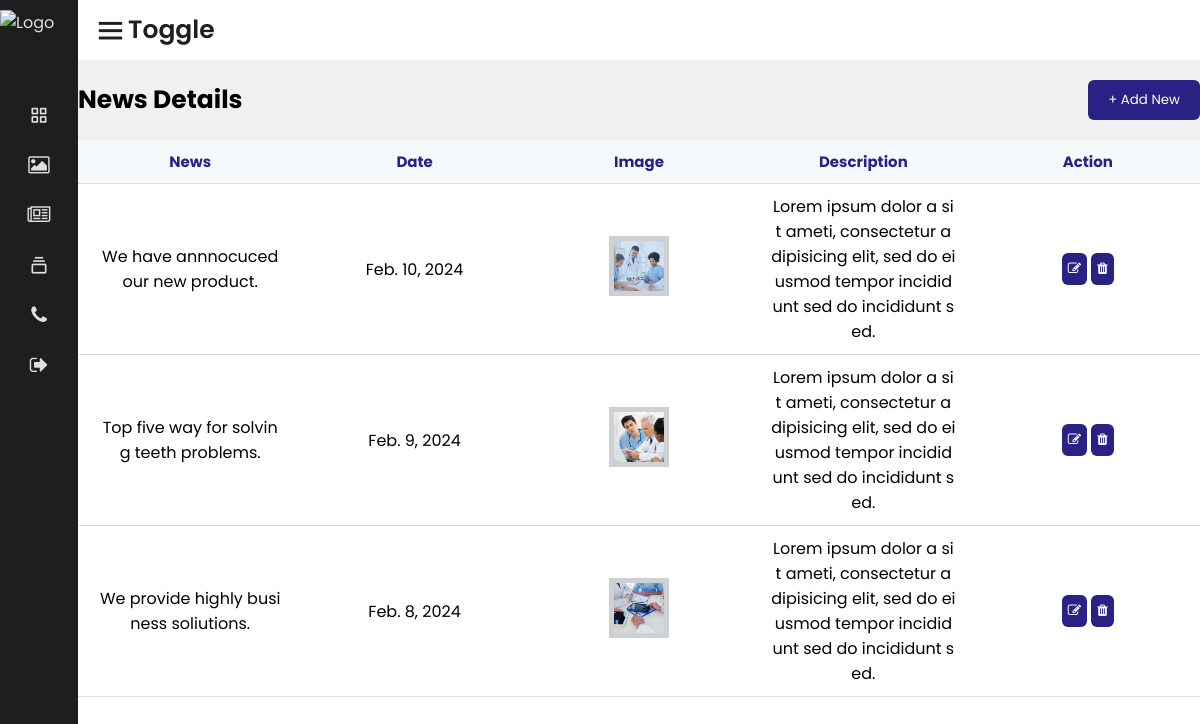
Screenshot of /admin_news_view (signed in) with the database file from the repository.
### projectapp/models.py (models this page shows, shortened)
class NewsModel(models.Model):
    news_heading = models.CharField(max_length=100)
    description = models.CharField(max_length=500)
    date = models.DateField()
    image = models.ImageField(upload_to='images/')

### projectapp/views.py (the view)
# urls.py: path('admin_news_view',views.admin_news_view,name='admin_news_view'),
@login_required(login_url='user_login')
def admin_news_view(request):
    news = NewsModel.objects.all()
    return render(request, 'admin_news_view.html', {'news': news})

### projectapp/templates/admin_news_view.html (shortened to what this page needs)
<!DOCTYPE html>
<html lang="en">
{% load static %}
<head>
    <link href='https://unpkg.com/boxicons@2.1.2/css/boxicons.min.css' rel='stylesheet'>
    <link rel="stylesheet" href="{% static 'css/font-awesome.min.css' %}">
    <link rel="stylesheet" href="{% static 'asset/css/style.css' %}">
    <link rel="stylesheet" href="{% static 'assets/css/style.css' %}">
</head>
<body>
    <div class="sidebar close">
        <a href="#" class="logo-box">
           <img src="" class="img-fluid" width="60" height="40" alt="Logo">
        </a>
        <ul class="sidebar-list">
            <li>
                <div class="title">
                    <a href="admin_dashboard" class="link">
                        <i class='bx bx-grid-alt'></i>
                    </a>
                </div>
            </li>
            <li class="dropdown">
                <div class="title">
                    <a href="#" class="link">
                        <i class="fa fa-picture-o" aria-hidden="true"></i>
                    </a>
                </div>
            </li>
            <li>
                <div class="title">
                    <a href="admin_news_view" class="link">
                        <i class="fa fa-newspaper-o" aria-hidden="true"></i>
                    </a>
                </div>
            </li>
            <li class="dropdown">
                <div class="title">
                    <a href="admin_appointment_view" class="link">
                        <i class='bx bx-collection'></i>
                    </a>
                </div>
            </li>
            <li>
                <div class="title">
                    <a href="admin_contact_view" class="link">
                        <i class="fa fa-phone" aria-hidden="true"></i>
                    </a>
                </div>
            </li>
            <li>
                <div class="title">
                    <a href="logout_user" class="link">
                        <i class="fa fa-sign-out" aria-hidden="true"></i>
                    </a>
                </div>
            </li>
        </ul>
    </div>
    <section class="home">
        <div class="toggle-sidebar">
            <i class='bx bx-menu'></i>
            <div class="text">Toggle</div>
        </div>
            <div class="table-1">
                <div class="table-header">
                    <p><b>News Details</b></p>
                    <a href="admin_add_news"><button class="add_new">+ Add New</button></a>
                </div>
                <div class="table-section">
                    <table>
                        <thead>
                            <tr>
                                <th>News</th>
                                <th>Date</th>
                                <th>Image</th>
                                <th>Description</th>
                                <th>Action</th>
                            </tr>
                        </thead>
                        <tbody>
                        {% for newses in news %}
                            <tr>
                                <td>{{newses.news_heading}}</td>
                                <td>{{newses.date}}</td>
                                <td><img src="{{newses.image.url}}"></td>
                                <td>{{newses.description}}</td>
                                <td>
                                    <a href="{% url 'admin_update_news' newses.id  %}"><button><i class="fa fa-pencil-square-o" aria-hidden="true"></i> </button></a>
                                    <a href="{% url 'admin_delete_news' newses.id  %}"><button><i class="fa fa-trash" aria-hidden="true"></i></button></a>
                                </td>
                            </tr>
                        {% endfor %}
                        </tbody>
                    </table>
                </div>
            </div>
    </section>
</body>
</html>

### projectapp/static/asset/css/style.css (style rules this page uses)
* { font-family: 'Poppins', sans-serif; margin: 0; padding: 0; box-sizing: border-box; list-style: none; text-decoration: none; }
:root { --color_Blue: #3f93f1; --color_Dark1: #1e1e1e; --color_Dark2: #252527; --color_Light1: #dfdfdf; --color_Light2: #c4c4c4; }
.sidebar { position: fixed; top: 0; left: 0; height: 100%; width: 260px; background-color: var(--color_Dark1); transition: all .5s ease; z-index: 100; }
.sidebar.close { width: 78px; }
.logo-box { height: 60px; width: 100%; display: flex; align-items: center; color: var(--color_Light1); transition: all .5s ease; }
.sidebar-list { height: 100%; padding: 30px 0 150px 0; overflow: auto; }
.sidebar-list li { transition: all .5s ease; }
.sidebar-list li .title { display: flex; justify-content: space-between; align-items: center; transition: all .5s ease; cursor: pointer; }
.sidebar-list li .title .link { display: flex; align-items: center; }
.sidebar-list li .title i { height: 50px; min-width: 78px; text-align: center; line-height: 50px; color: var(--color_Light1); font-size: 20px; }
.sidebar.close .sidebar-list { overflow: visible; }
.sidebar.close .sidebar-list li { position: relative; }
.home { position: relative; background-color: #FFFFFF; left: 260px; width: calc(100% - 260px); height: 100vh; transition: all .5s ease; }
.sidebar.close ~ .home { left: 78px; width: calc(100% - 78px); }
.home .toggle-sidebar { height: 60px; display: flex; align-items: center; width: fit-content; cursor: pointer; }
.home .toggle-sidebar i { font-size: 35px; color: var(--color_Dark1); margin-left: 15px; }
.home .toggle-sidebar .text { font-size: 25px; color: var(--color_Dark1); font-weight: 600; }

### projectapp/static/assets/css/style.css (style rules this page uses)
.table-1 { width:100%; }
.table-header { display:flex; justify-content:space-between; align-items:center; padding:20px 0; background-color:blue; }

### projectapp/templates/admin_news_view.html (style rules this page uses)
.table-1 { width:100%; }
.table-header { display:flex; justify-content:space-between; align-items:center; padding:20px 0; background-color:rgb(240,240,240); flex:wrap; }
.table-header p { color:#000000; font-size:25px; }
.add_new { padding:10px 20px; color:#ffffff; background-color:#2a2185; }
button { outline:none; border:none; border-radius:6px; cursor:pointer; padding:6px; color:#ffffff; }
td button:nth-child(1) { background-color:#2a2185; }
.table-section { height:650px; overflow:auto; }
table { width:100%; table-layout:fixed; min-width:900px; border-collapse:collapse; }
thead th { position:sticky; top:0; background-color:#f6f9fc; color:#2a2185; font-size:15px; }
th,td { border-bottom:1px solid #dddddd; padding:10px 20px; word-break:break-all; text-align:center; }
td img { height:60px; width:60px; object-fit:cover; border:5px solid #ced0d2; }

### rows the page displays
NewsModel: news_heading "We have annnocuced our new product.", date "Feb. 10, 2024", image (picture), description "Lorem ipsum dolor a sit ameti, consectetur adipisicing elit, sed do eiusmod tempor incididunt sed do incididunt sed."
NewsModel: news_heading "Top five way for solving teeth problems.", date "Feb. 9, 2024", image (picture), description "Lorem ipsum dolor a sit ameti, consectetur adipisicing elit, sed do eiusmod tempor incididunt sed do incididunt sed."
NewsModel: news_heading "We provide highly business soliutions.", date "Feb. 8, 2024", image (picture), description "Lorem ipsum dolor a sit ameti, consectetur adipisicing elit, sed do eiusmod tempor incididunt sed do incididunt sed."
